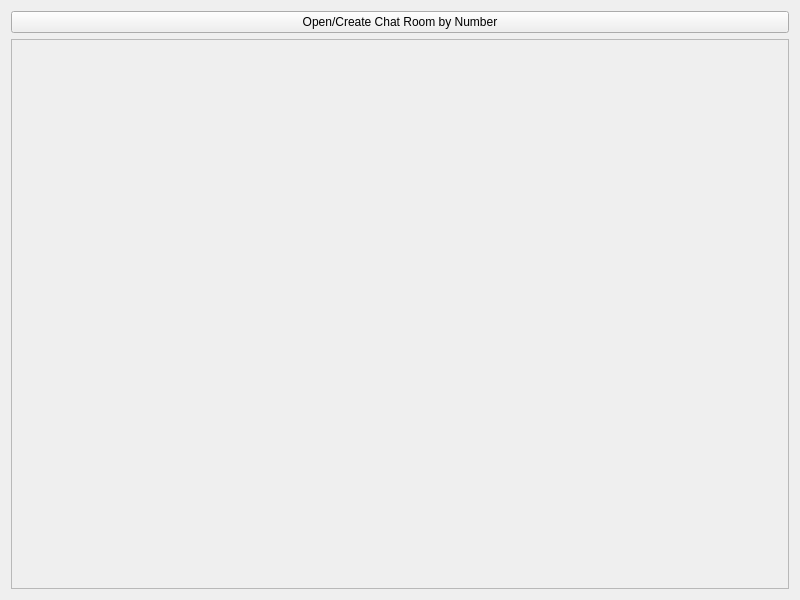
<?xml version="1.0" encoding="UTF-8"?>
<ui version="4.0">
 <class>Form</class>
 <widget class="QWidget" name="Form">
  <property name="geometry">
   <rect>
    <x>0</x>
    <y>0</y>
    <width>800</width>
    <height>600</height>
   </rect>
  </property>
  <property name="windowTitle">
   <string>Form</string>
  </property>
  <layout class="QVBoxLayout" name="verticalLayout">
   <item>
    <widget class="QPushButton" name="openroom">
     <property name="text">
      <string>Open/Create Chat Room by Number</string>
     </property>
    </widget>
   </item>
   <item>
    <widget class="QScrollArea" name="scrollArea">
     <property name="widgetResizable">
      <bool>true</bool>
     </property>
     <widget class="QWidget" name="scrollAreaWidgetContents">
      <property name="geometry">
       <rect>
        <x>0</x>
        <y>0</y>
        <width>776</width>
        <height>541</height>
       </rect>
      </property>
      <layout class="QGridLayout" name="gridLayout"/>
     </widget>
    </widget>
   </item>
  </layout>
 </widget>
 <resources/>
 <connections/>
</ui>
